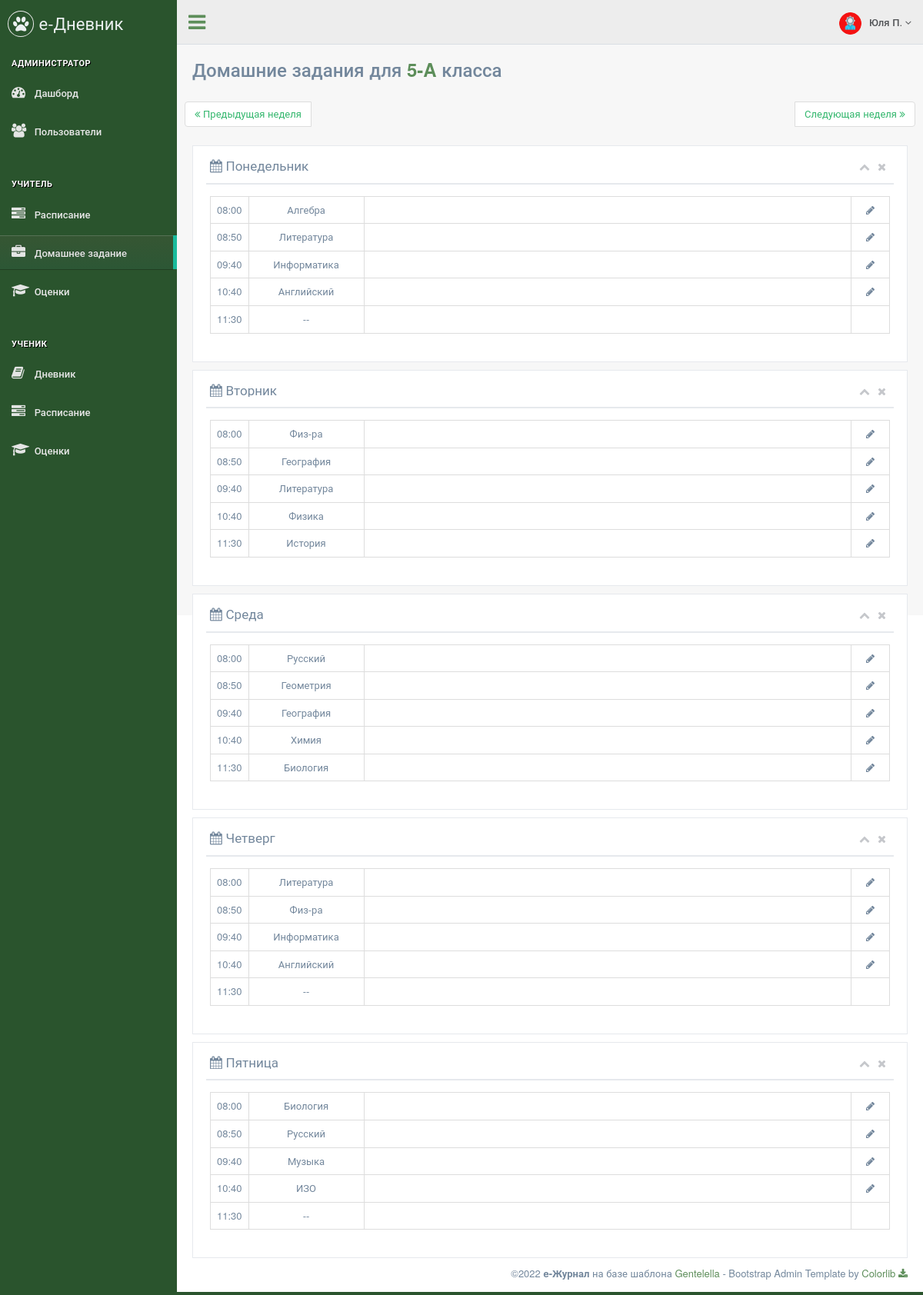
The app's page /teacher/homework/1 (signed in) with its own data.
### data/menu.py (models this page shows)
class Menu(ORMBase):
    __tablename__ = 'menu'
    id = Column(Integer, primary_key=True, autoincrement=True, unique=True)
    name = Column(String, nullable=True)
    section = Column(String, nullable=True)
    title = Column(String, nullable=True)
    icon = Column(String, nullable=True)
    ref = Column(String, nullable=True)
    roles = Column(String, nullable=True)
    order = Column(Integer, nullable=True)

### data/users.py (models this page shows)
class Users(ORMBase, UserMixin):
    __tablename__ = 'users'
    __json_exclude__ = set(["password"])
    id = Column(Integer, primary_key=True, autoincrement=True, unique=True)
    name = Column(String, nullable=True)
    surname = Column(String, nullable=True)
    otchestvo = Column(String, nullable=True)
    login = Column(String, nullable=True)
    password = Column(String, nullable=True)
    role = Column(String, nullable=True)
    class_id = Column(Integer, ForeignKey('classes.cl_id'), nullable=True)
    active = Column(Integer, nullable=True)

### main.py (the view, shortened to what this page needs)
@app.route('/teacher/homework/<n>', methods=['POST', 'GET'])
def teacher_homework(n):
    cls_cur = session.query(Classes).filter(Classes.cl_id == current_user.class_id).first()
    class_name = str(cls_cur.number) + '-' + cls_cur.letter
    today = datetime.datetime.today()
    today_weekday = datetime.datetime.today().weekday()
    week_dates = {'Понедельник': str(today - datetime.timedelta(days=(today_weekday - 0 - (int(n) * 7)))).split(' ')[0],
                  'Вторник': str(today - datetime.timedelta(days=(today_weekday - 1 - (int(n) * 7)))).split(' ')[0],
                  'Среда': str(today - datetime.timedelta(days=(today_weekday - 2 - (int(n) * 7)))).split(' ')[0],
                  'Четверг': str(today - datetime.timedelta(days=(today_weekday - 3 - (int(n) * 7)))).split(' ')[0],
                  'Пятница': str(today - datetime.timedelta(days=(today_weekday - 4 - (int(n) * 7)))).split(' ')[0],
                  'Суббота': str(today - datetime.timedelta(days=(today_weekday - 5 - (int(n) * 7)))).split(' ')[0],
                  'Воскресенье': str(today - datetime.timedelta(days=(today_weekday - 6 - (int(n) * 7)))).split(' ')[0]}
    sch = loads(session.query(Classes).filter(Classes.cl_id == current_user.class_id).first().schedule)
    days = {'Понедельник': [[x, session.query(Homeworks).filter(Homeworks.date == week_dates['Понедельник'], Homeworks.subject == x, Homeworks.class_id == cls_cur.cl_id).first()] for x in sch['mon']],
            'Вторник': [[x, session.query(Homeworks).filter(Homeworks.date == week_dates['Вторник'], Homeworks.subject == x, Homeworks.class_id == cls_cur.cl_id).first()] for x in sch['tue']],
            'Среда': [[x, session.query(Homeworks).filter(Homeworks.date == week_dates['Среда'], Homeworks.subject == x, Homeworks.class_id == cls_cur.cl_id).first()] for x in sch['wed']],
            'Четверг': [[x, session.query(Homeworks).filter(Homeworks.date == week_dates['Четверг'], Homeworks.subject == x, Homeworks.class_id == cls_cur.cl_id).first()] for x in sch['thu']],
            'Пятница': [[x, session.query(Homeworks).filter(Homeworks.date == week_dates['Пятница'], Homeworks.subject == x, Homeworks.class_id == cls_cur.cl_id).first()] for x in sch['fri']]
            }
    rngs = loads(session.query(Classes).filter(Classes.cl_id == current_user.class_id).first().time_schedule)
    times = rngs['day']
    return render_page(['admin', 'teacher'], '/teacher/homework/0', 'teacher_homework.html',
                       class_name=class_name,
                       days=days,
                       week_dates=week_dates,
                       n=int(n),
                       datetime=datetime.datetime,
                       times=times)

### main.py (called while the page is built)
@login_manager.user_loader
def load_user(user_id):
    return session.query(Users).get(user_id)

def get_menu(role):
    items = session.query(Menu).filter(Menu.roles.ilike(f'%{role}%')).all()
    menu = dict()
    section = ""
    for item in items:
        if item.section:
            arr = menu.get(section)
            arr.append(item)
            menu[section] = arr
        else:
            section = item.title
            menu[section] = []
    return menu

def render_page(roles, ref, template, **context):
    if not login_fresh():
        return render_403()
    else:
        if current_user.role in roles:
            menu = get_menu(current_user.role)
            if not context:
                context = dict()
            context["menu"] = menu
            context["ref"] = ref
            context["role"] = current_user.role
            context["username"] = f"{current_user.name} {current_user.surname[0]}."
            return render_template(template, **context)
        else:
            return render_403()

### templates/teacher_homework.html (shortened to what this page needs)
{% extends "page_base.html" %}
{% block content %}
{% set a = {'01': 'января', '02': 'февраля', '03': 'марта', '04': 'апреля', '05': 'мая', '06': 'июня', '07': 'июля', '08': 'августа', '09': 'сентября', '10': 'октября', '11': 'ноября', '12': 'декабря'} %}
<div class="">
    <div class="page-title">
        <div class="title_left">
            <h3>Домашние задания для <b><span style="color: #5d8e5a;">{{ class_name }}</span></b> класса</h3>
        </div>
        <div class="clearfix"></div>
        <div class="row">
            <nav aria-label="Page navigation">
                <ul class="pagination nav-week">
                    <li class="page-item prev-week">
                        <a class="page-link" href={{n - 1}}><i class="fa fa-angle-double-left"></i> Предыдущая неделя</a>
                    </li>
                    <li class="page-item next-week">
                        <a class="page-link" href={{n + 1}}>Следующая неделя <i class="fa fa-angle-double-right"></i></a>
                    </li>
                </ul>
            </nav>
            {% for day in days.keys() %}
            {% set tod_d = datetime.strptime(week_dates[day], '%Y-%m-%d') %}
            <div class="col-md-12 col-sm-12 col-xs-12">
                <div class="x_panel">
                    <div class="x_title">
                        <h2><i class="fa fa-calendar"></i> {{day}}<small> {{tod_d.day}} {{a[week_dates[day].split('-')[1]]}}</small></h2>
							<ul class="nav navbar-right panel_toolbox">
							  <li><a class="collapse-link"><i class="fa fa-chevron-up"></i></a></li>
							  <li><a class="close-link"><i class="fa fa-close"></i></a></li>
							</ul>
                        <div class="clearfix"></div>
                    </div>
                    <div class="x_content">
                        <table align="center" class="table table-bordered table-homework">
                            {% for i in range(5) %}
                            <tr>
                                <td width="10">{{ times[i] }}</td>
                                {% if days[day][i] and days[day][i][0] != None %}
                                <td align="center" width="150">{{ days[day][i][0] }}</td>
                                {% else %}
                                <td align="center" width="150">--</td>
                                {% endif %}
                                {% if days[day][i] and days[day][i][1] != None %}
                                <td>{{ days[day][i][1].homework }}</td>
                                {% else %}
                                <td>&nbsp;</td>
                                {% endif %}
                                {% if days[day][i] %}
                                <td align="center" width="50" class="td-edit"
                                    data-clas="{{ class_name }}"
                                    data-date="{{ week_dates[day] }}"
                                    data-time="{{ times[i] }}"
                                    data-subj="{{ days[day][i][0] }}"
                                    data-homework="{{ days[day][i][1].homework }}"
                                    data-bs-toggle="modal"
                                    data-bs-target="#modal"
                                >
                                    <i class="fa fa-pencil"></i>
                                </td>
                                {% else %}
                                <td>&nbsp;</td>
                                {% endif %}
                            </tr>
                            {% endfor %}
                        </table>
                    </div>
                </div>
            </div>
            {% endfor %}
        </div>
    </div>
</div>
{% endblock %}

### templates/page_base.html (shortened to what this page needs)
<!DOCTYPE html>
<html lang="en">
  <head>
    <link href="/static/vendors/bootstrap/css/bootstrap.min.css" rel="stylesheet">
    <link href="/static/vendors/font-awesome/css/font-awesome.min.css" rel="stylesheet">
    <link href="/static/vendors/nprogress/nprogress.css" rel="stylesheet">
    <link href="/static/vendors/animate.css/animate.min.css" rel="stylesheet">
    <link href="/static/vendors/datatables.net-bs/css/dataTables.bootstrap.min.css" rel="stylesheet">
    <link href="/static/vendors/datatables.net-buttons-bs/css/buttons.bootstrap.min.css" rel="stylesheet">
    <link href="/static/vendors/datatables.net-fixedheader-bs/css/fixedHeader.bootstrap.min.css" rel="stylesheet">
    <link href="/static/vendors/datatables.net-responsive-bs/css/responsive.bootstrap.min.css" rel="stylesheet">
    <link href="/static/vendors/datatables.net-scroller-bs/css/scroller.bootstrap.min.css" rel="stylesheet">
    <link href="/static/vendors/switchery/switchery.css" rel="stylesheet">
    <link href="/static/vendors/bootstrap-datetimepicker/css/bootstrap-datetimepicker.css" rel="stylesheet">
    <link href="/static/css/custom.css" rel="stylesheet">
  </head>
  <body class="nav-md">
    <div class="container body">
      <div class="main_container">
        <div class="col-md-3 left_col">
          <div class="left_col scroll-view">
            <div class="navbar nav_title" style="border: 0;">
              <a href="index.html" class="site_title"><i class="fa fa-paw"></i> <span>е-Дневник</span></a>
            </div>
            <br />
            <div id="sidebar-menu" class="main_menu_side hidden-print main_menu">
              {% for section in menu.keys() %}
                <div class="menu_section">
                  <h3>{{ section }}</h3>
                  <ul class="nav side-menu">
                    {% for item in menu.get(section) %}
                      {% if item.ref == ref %}
                        <li class="active"><a href="{{ item.ref }}"><i class="{{ item.icon }}"></i> {{ item.title }}</a></li>
                      {% else %}
                        <li><a href="{{ item.ref }}"><i class="{{ item.icon }}"></i> {{ item.title }}</a></li>
                      {% endif %}
                    {% endfor %}
                  </ul>
                </div>
              {% endfor %}
            </div>
          </div>
        </div>
        <div class="top_nav">
          <div class="nav_menu">
            <nav>
              <div class="nav toggle">
                <a id="menu_toggle"><i class="fa fa-bars"></i></a>
              </div>
              <ul class="nav navbar-nav navbar-right">
                <li class="">
                  <a href="javascript:;" class="user-profile dropdown-toggle" data-toggle="dropdown" aria-expanded="false">
                    <img src="/static/images/{{ role }}.png" alt="">{{ username }}
                    <span class=" fa fa-angle-down"></span>
                  </a>
                </li>
              </ul>
            </nav>
          </div>
        </div>
        <div id="page-content" class="right_col" role="main">
          {% block content %}{% endblock %}
        </div>
        <footer>
          <div class="pull-right">
            ©2022 <b>e-Журнал</b> на базе шаблона <a href="https://colorlib.com/polygon/gentelella/index.html">Gentelella</a> - Bootstrap Admin Template by <a href="https://github.com/ColorlibHQ/gentelella">Colorlib <i class="fa fa-download"></i></a>
          </div>
        </footer>
      </div>
    </div>
  </body>
</html>

### records on screen
Menu: title "АДМИНИСТРАТОР"
Menu: title "Дашборд"
Menu: title "Пользователи"
Menu: title "УЧИТЕЛЬ"
Menu: title "Расписание"
Menu: title "Домашнее задание"
Menu: title "Оценки"
Menu: title "УЧЕНИК"
Menu: title "Дневник"
Menu: title "Расписание"
Menu: title "Оценки"
Users: role (picture)

### other values on screen
{{ username }} "Юля П."
{{ class_name }} "5-A"
{{ day }} "Понедельник" "Вторник" "Среда" "Четверг" "Пятница"
{{ times[i] }} "08:00" "08:50" "09:40" "10:40" "11:30" "08:00" "08:50" "09:40" "10:40" "11:30" "08:00" "08:50" "09:40" "10:40" "11:30" "08:00" "08:50" "09:40" "10:40" "11:30" "08:00" "08:50" "09:40" "10:40" "11:30"
{{ days[day][i][0] }} "Алгебра" "Литература" "Информатика" "Английский" "Физ-ра" "География" "Литература" "Физика" "История" "Русский" "Геометрия" "География" "Химия" "Биология" "Литература" "Физ-ра" "Информатика" "Английский" "Биология" "Русский" "Музыка" "ИЗО"
